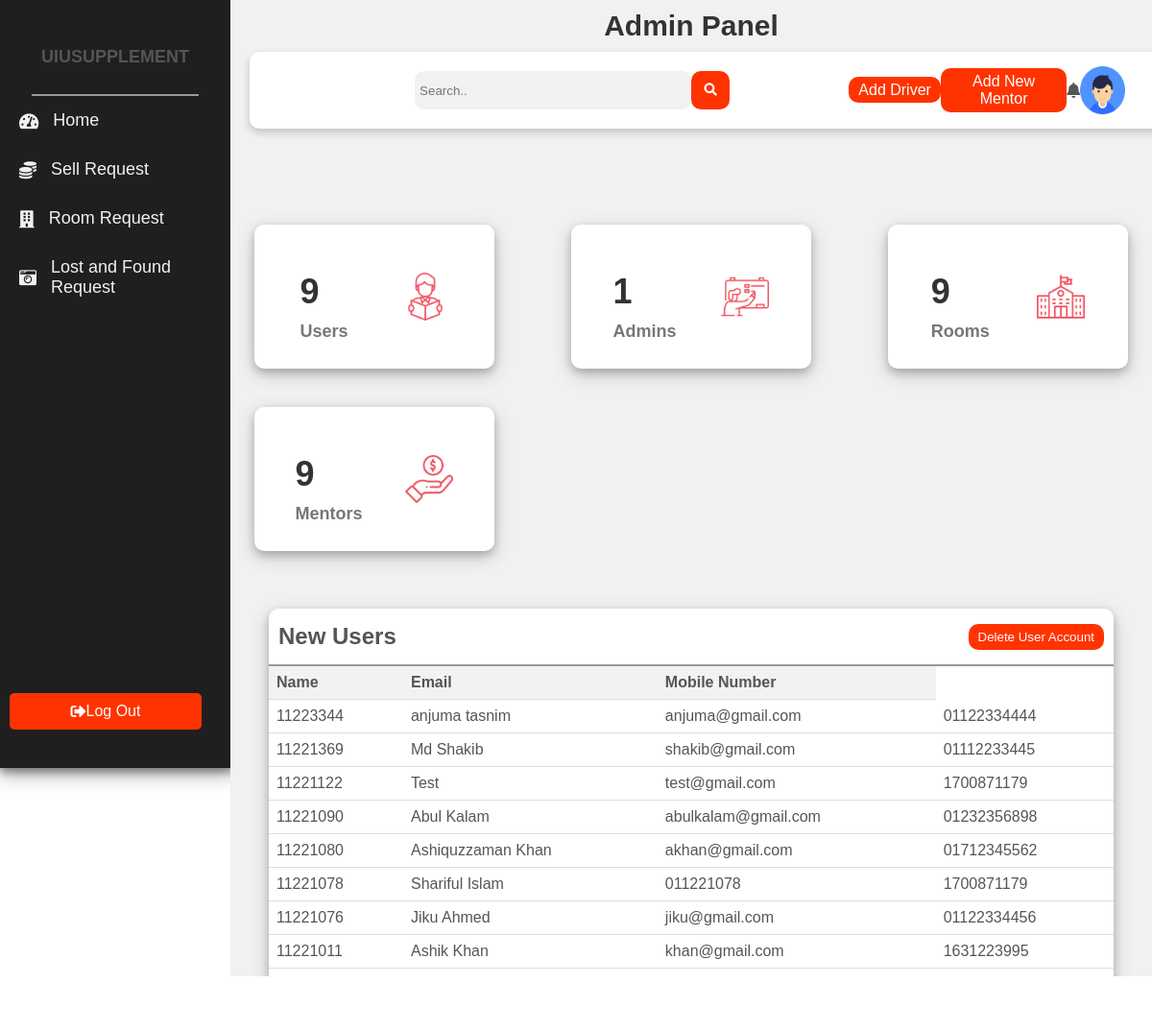
/adminpanel.php (upper part), run on an earlier commit of the app's database.
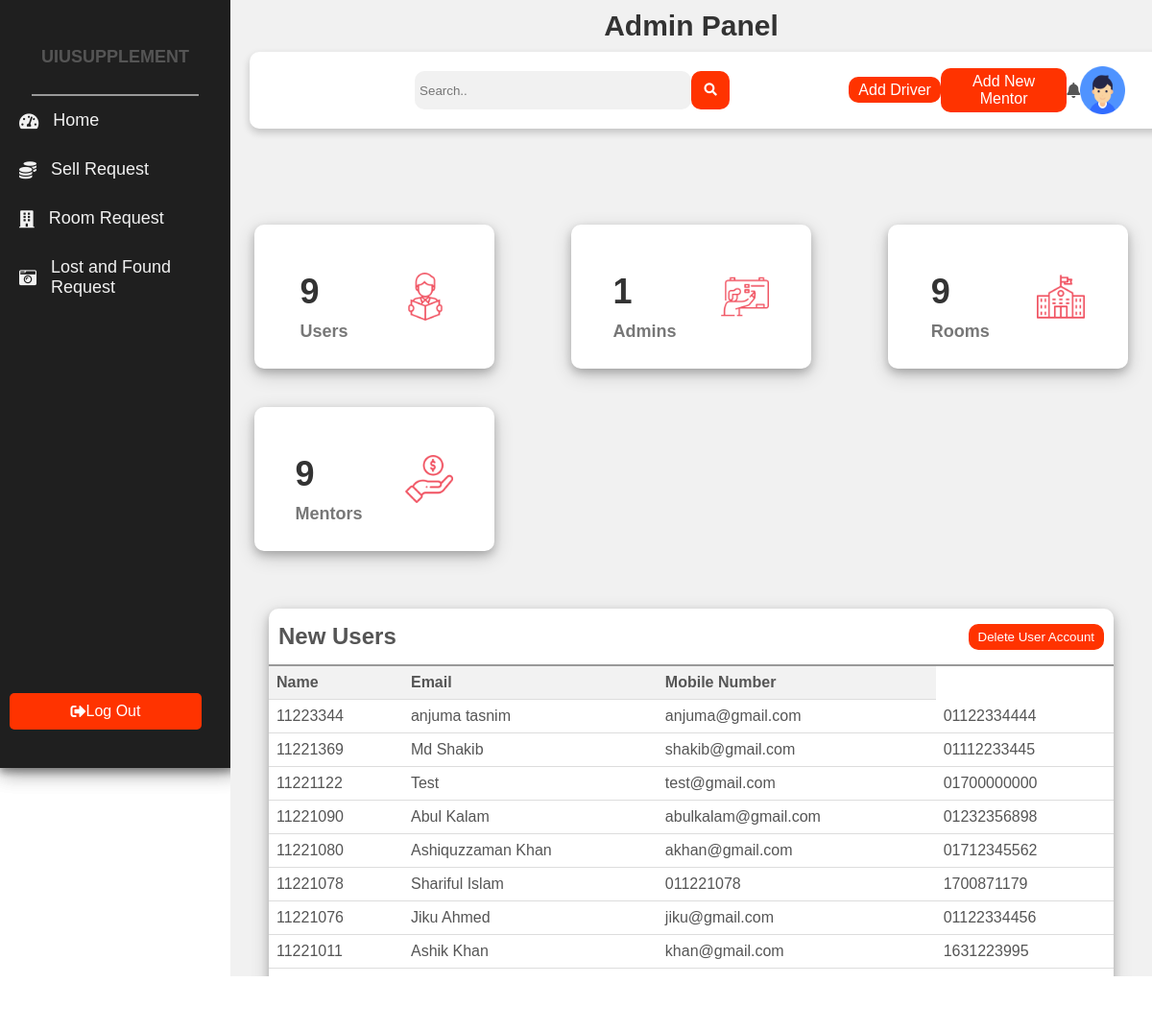
And on a later commit of the database.
### tables this page shows
CREATE TABLE `users` (
  `id` int(11) NOT NULL,
  `username` varchar(50) DEFAULT NULL,
  `email` varchar(100) DEFAULT NULL,
  `Gender` enum('m','f','o') NOT NULL,
  `password_hash` varchar(255) DEFAULT NULL,
  `mobilenumber` varchar(20) NOT NULL,
  `created_at` timestamp NOT NULL DEFAULT current_timestamp()
);

### adminpanel.php (the view, shortened to what the changed rows need)
<?php
$conn = new mysqli('localhost', 'root', '', 'uiusupplements');
$sql_users = "SELECT COUNT(*) as total_users FROM users";
$result_users = $conn->query($sql_users);
$total_users = $result_users->fetch_assoc()['total_users'];
$sql_admins = "SELECT COUNT(*) as total_admins FROM admins";
$result_admins = $conn->query($sql_admins);
$total_admins = $result_admins->fetch_assoc()['total_admins'];
$sql_rooms = "SELECT COUNT(*) as total_rooms FROM availablerooms";
$result_rooms = $conn->query($sql_rooms);
$total_rooms = $result_rooms->fetch_assoc()['total_rooms'];
$sql_mentors = "SELECT COUNT(*) as total_mentors FROM uiumentorlist";
$result_mentors = $conn->query($sql_mentors);
$total_mentors = $result_mentors->fetch_assoc()['total_mentors'];
$sql_new_users = "SELECT id, username, email, mobilenumber FROM users ORDER BY id DESC LIMIT 10";
$new_users_result = $conn->query($sql_new_users);
?>
<!DOCTYPE html>
<html lang="en">
<head>
    <link rel="stylesheet" href="https://cdnjs.cloudflare.com/ajax/libs/font-awesome/5.15.4/css/all.min.css" />
</head>
<body>
    <div class="side-menu">
        <div class="title-name">
            <h1 class="title"><span class="title-word title-word-1">U</span>
                <span class="title-word title-word-2">I</span>
                <span class="title-word title-word-3">U</span>
                <span class="title-word title-word-4">Supplement</span>
            </h1>
        </div>
    </div>
    <div class="container">
        <div>
            <h2 class="admin-panel-title">Admin Panel</h2>
        </div>
        <div class="content">
            <div class="cards">
                <div class="card">
                    <div class="box">
                        <h1><?php echo $total_users; ?></h1>
                    </div>
                </div>
                <div class="card">
                    <div class="box">
                        <h1><?php echo $total_admins; ?></h1>
                    </div>
                </div>
                <div class="card">
                    <div class="box">
                        <h1><?php echo $total_rooms; ?></h1>
                    </div>
                </div>
                <div class="card">
                    <div class="box">
                        <h1><?php echo $total_mentors; ?></h1>
                    </div>
                </div>
            </div>
            <div class="content-2">
                <div class="new-users">
                    <div class="title">
                        <h2>New Users</h2>
                    </div>
                    <table>
                        <tr>
                            <th>Name</th>
                            <th>Email</th>
                            <th>Mobile Number</th>
                        </tr>
                        <?php while ($row = $new_users_result->fetch_assoc()): ?>
                            <tr>
                                <td><?php echo $row['id']; ?></td>
                                <td><?php echo $row['username']; ?></td>
                                <td><?php echo $row['email']; ?></td>
                                <td><?php echo $row['mobilenumber']; ?></td>
                            </tr>
                        <?php endwhile; ?>
                    </table>
                </div>
            </div>
            <br><br>
        </div>
    </div>
</body>
</html>

What changed in the data, as far as the page shows it:
changed users "Test": mobilenumber "1700871179" → "01700000000"
